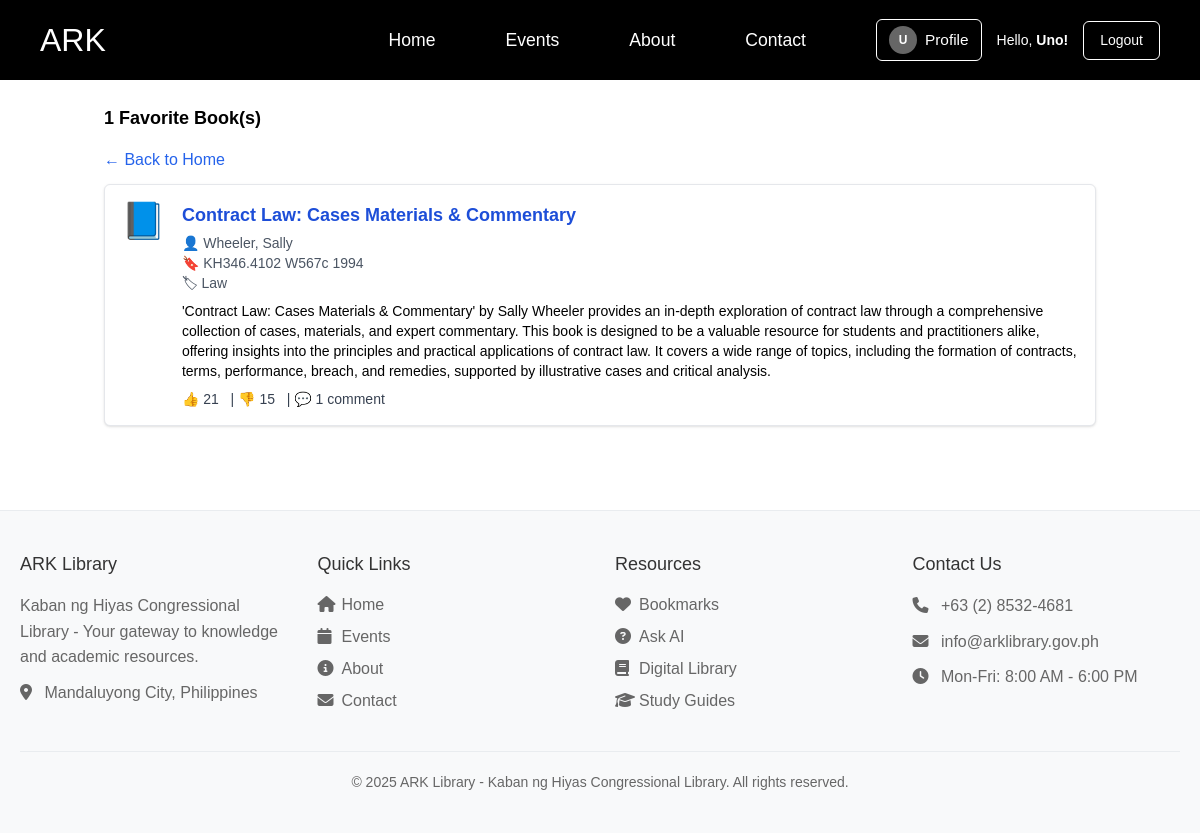
The app's page /views/favorites.php (signed in) with its own data.
### tables this page shows
CREATE TABLE `books` (
  `id` int(11) NOT NULL,
  `TITLE` varchar(255) DEFAULT NULL,
  `AUTHOR` varchar(255) DEFAULT NULL,
  `ACCESSION NO.` varchar(100) DEFAULT NULL,
  `CALL NUMBER` varchar(100) DEFAULT NULL,
  `DATE ACQUIRED` varchar(100) DEFAULT NULL,
  `SUMMARY` text DEFAULT NULL,
  `KEYWORDS` text DEFAULT NULL,
  `General_Category` varchar(100) DEFAULT NULL,
  `Sub_Category` varchar(100) DEFAULT NULL,
  `Like` int(11) DEFAULT NULL,
  `Dislike` int(11) DEFAULT NULL,
  `date_added` date NOT NULL DEFAULT '2000-01-01',
  `status` enum('available','reserved','borrowed','archived') NOT NULL DEFAULT 'available'
);

### views/favorites.php (the view, shortened to what this page needs)
<?php
require_once __DIR__ . '/header.php';
$userId = $_SESSION['user_id'] ?? null;
$stmt = $conn->prepare("
  SELECT b.* FROM books b
  JOIN favorites f ON b.TITLE = f.book_title
  WHERE f.user_id = ?
");
$stmt->execute([$userId]);
$books = $stmt->fetchAll(PDO::FETCH_ASSOC);
$commentCounts = [];
$commentStmt = $conn->query("SELECT book_title, COUNT(*) as count FROM comments GROUP BY book_title");
foreach ($commentStmt->fetchAll(PDO::FETCH_ASSOC) as $row) {
    $commentCounts[$row['book_title']] = $row['count'];
}
?>
<div class="container mx-auto px-4 py-6">
  <h2 class="text-lg font-semibold mb-4"><?= count($books) ?> Favorite Book(s)</h2>
  <div class="mb-3">
    <a href="../index.php" class="text-blue-600 hover:underline">← Back to Home</a>
  </div>
  <?php if (count($books) === 0): ?>
    <p class="text-red-600 font-medium">You have no favorite books yet.</p>
  <?php else: ?>
    <div class="results grid gap-4">
      <?php foreach ($books as $book): ?>
        <a href="book_detail.php?title=<?= urlencode($book['TITLE']) ?>" class="card flex gap-4 p-4 border rounded-md bg-white shadow hover:shadow-md transition">
          <div class="thumbnail text-4xl">📘</div>
          <div class="info flex-1">
            <div class="meta text-lg font-semibold text-blue-700 mb-1">
              <?= htmlspecialchars($book['TITLE']) ?>
            </div>
            <div class="text-sm text-gray-600 mb-1">
              👤 <?= htmlspecialchars($book['AUTHOR'] ?? 'Unknown') ?><br>
              🔖 <?= htmlspecialchars($book['CALL NUMBER'] ?? 'N/A') ?><br>
              🏷 <?= htmlspecialchars($book['General_Category'] ?? 'Uncategorized') ?>
            </div>
            <div class="summary text-sm mt-2">
              <?= nl2br(htmlspecialchars($book['SUMMARY'] ?? 'No summary available.')) ?>
            </div>
            <div class="likes text-sm text-gray-700 mt-2">
              👍 <?= $book['Like'] ?? 0 ?> &nbsp; |
              👎 <?= $book['Dislike'] ?? 0 ?> &nbsp; |
              💬 <?= $commentCounts[$book['TITLE']] ?? 0 ?> comment<?= ($commentCounts[$book['TITLE']] ?? 0) == 1 ? '' : 's' ?>
            </div>
          </div>
        </a>
      <?php endforeach; ?>
    </div>
  <?php endif; ?>
</div>
<?php require_once __DIR__ . '/footer.php'; ?>

### css/logintest.css (style rules this page uses)
* { margin: 0; padding: 0; box-sizing: border-box; }
body { display: flex; justify-content: center; align-items: center; min-height: 100vh; background: #fff; background-size: cover; background-position: center; }

### views/header.php (style rules this page uses)
body { margin: 0; padding-top: 80px; font-family: sans-serif; }

### views/footer.php (style rules this page uses)
body { display: block !important; }

### records on screen
books: TITLE "Contract Law: Cases Materials & Commentary", AUTHOR "Wheeler, Sally", CALL NUMBER "KH346.4102 W567c 1994", General_Category "Law", SUMMARY "'Contract Law: Cases Materials & Commentary' by Sally Wheeler provides an in-depth exploration of contract law through a comprehensive collection of cases, materials, and expert commentary. This book is designed to be a valuable resource for students and practitioners alike, offering insights into the principles and practical applications of contract law. It covers a wide range of topics, including the formation of contracts, terms, performance, breach, and remedies, supported by illustrative cases and critical analysis.", Like "21", Dislike "15", TITLE "1"

### other values on screen
substr($_SESSION['first_name'], 0, 1) "U"
$_SESSION['first_name'] "Uno"
count($books) "1"
